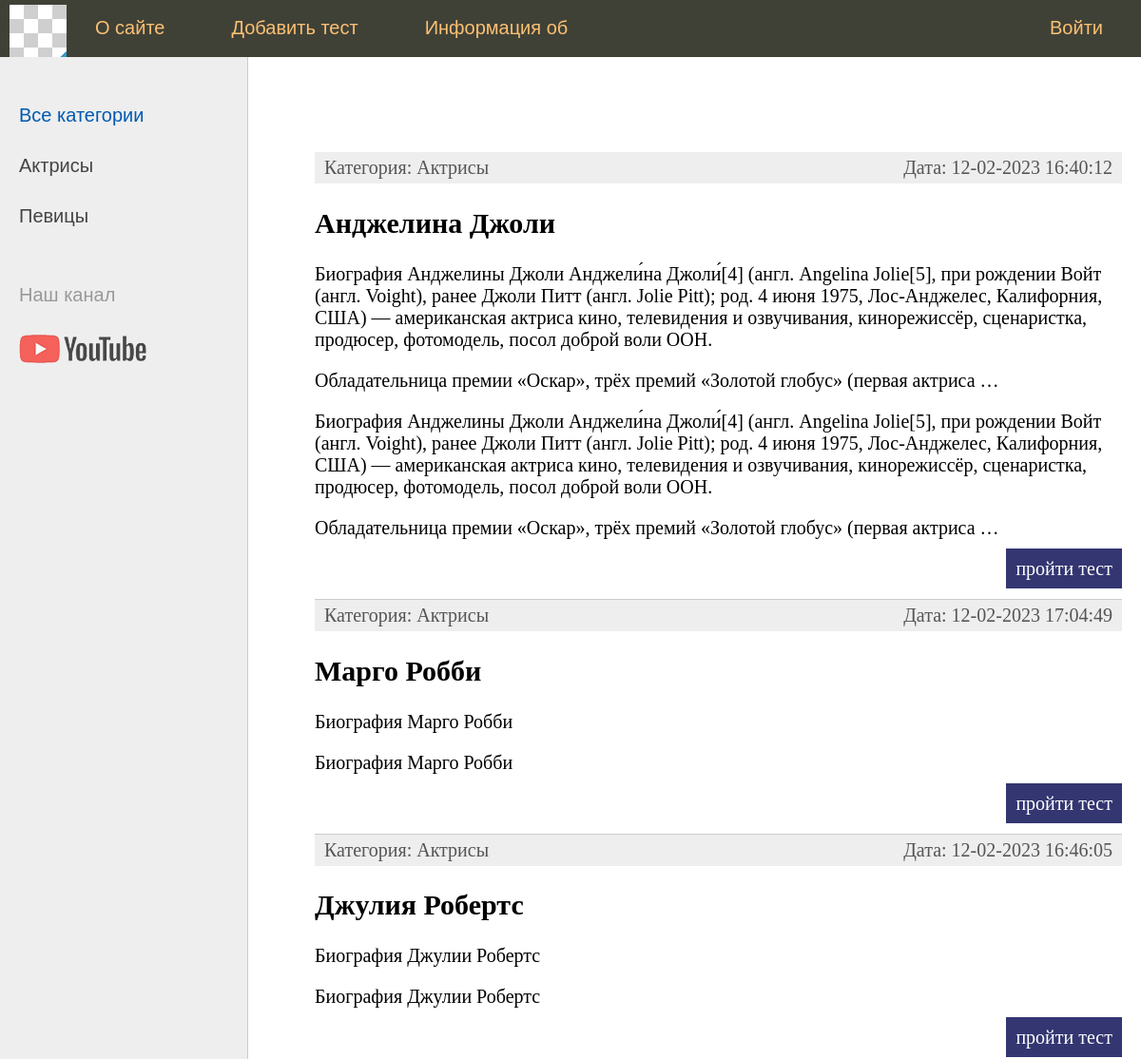
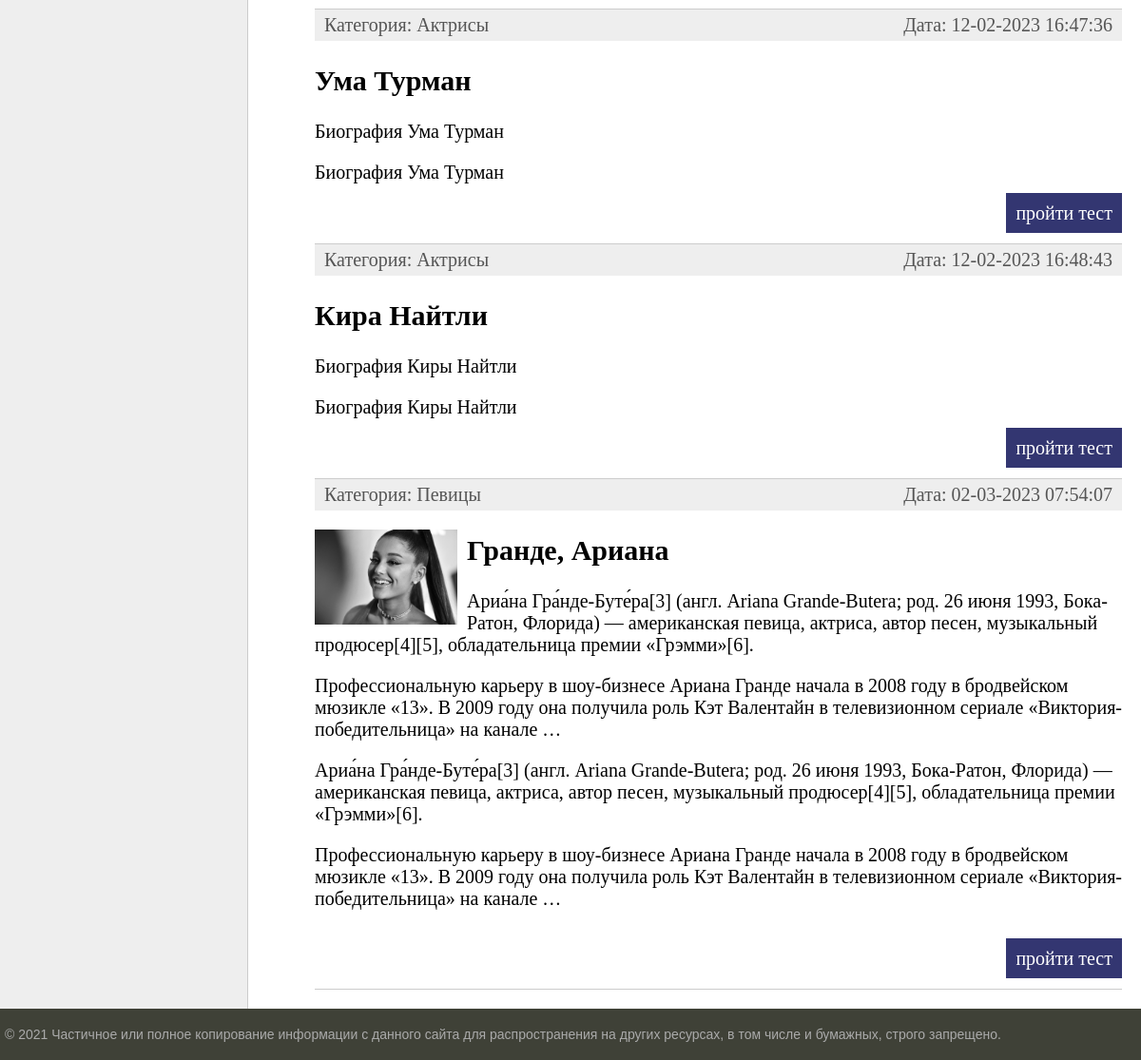
The page / on the database its author committed (2 pictures, top to bottom).
### women/models.py (models this page shows, shortened)
class Category(models.Model):
    name = models.CharField(max_length=100, db_index=True, verbose_name="Категория")
    def __str__(self):
        return self.name
    def get_absolute_url(self):
        return reverse('category', kwargs={'cat_id': self.pk})
    class Meta:
        verbose_name = 'Категория'
        verbose_name_plural = 'Категории'
        ordering = ['id']

class Women(models.Model):
    objects = None
    title = models.CharField(max_length=255, verbose_name="Заголовок")
    content = models.TextField(blank=True, verbose_name="Текст статьи")
    photo = models.ImageField(upload_to="photos/%Y/%m/%d/", verbose_name="Фото")
    time_create = models.DateTimeField(auto_now_add=True, verbose_name="Время создания")
    time_update = models.DateTimeField(auto_now=True, verbose_name="Время изменения")
    is_published = models.BooleanField(default=True, verbose_name="Публикация")
    cat = models.ForeignKey('Category', on_delete=models.PROTECT, null=True, verbose_name="Категории")
    def get_absolute_url(self):
        return reverse('post', kwargs={'post_id': self.pk})
    class Meta:
        verbose_name = 'Известные женщины'
        verbose_name_plural = 'Известные женщины'
        ordering = ['time_create', 'title']

### women/views.py (the view)
# urls.py: path('', index, name='home'),
def index(request):
    posts = Women.objects.all()
    cats = Category.objects.all()
    context = {
        'posts': posts,
        'cats': cats,
        'menu': menu,
        'title': 'Главная страница',
        'cat_selected': 0,
    }
    return render(request, 'women/index.html', context=context)

### women/templates/women/index.html (shortened to what this page needs)
{% extends 'women/base.html' %}
{% block content %}
<ul class="list-articles">
	{% for p in posts %}
			<li><div class="article-panel">
         <p class="first">Категория: {{p.cat}}</p>
         <p class="last">Дата: {{p.time_update|date:"d-m-Y H:i:s"}}</p>
</div>
{% if p.photo %}
         <p><img class="img-article-left thumb" src="{{p.photo.url}}"></p>
{% endif %}
				<h2>{{p.title}}</h2>
				{% autoescape on %}
				{{p.content|linebreaks|truncatewords:50}}
				{% endautoescape %}
			<p>{{p.content|linebreaks|truncatewords:50}}</p>
			<p class="link-read-post"><a href="{{ p.get_absolute_url }}">пройти тест</a></p>
			</li>
	{% endfor %}
</ul>
{% endblock %}

### women/templates/women/base.html (shortened to what this page needs)
{% load static %}
<!DOCTYPE html>
<html>
<head>
	<link type="text/css" href="{% static 'women/css/styles.css' %}" rel="stylesheet" />
</head>
<body>
<table class="table-page" border=0 cellpadding="0" cellspacing="0">
<tr><td valign=top>
{% block mainmenu %}
		<div class="header">
			<ul id="mainmenu" class="mainmenu">
			<li class="logo"><a href="{% url 'home' %}"><div class="logo"></div></a></li>
{% for m in menu %}
	{% if not forloop.last %}
			<li><a href="{% url m.url_name %}">{{m.title}}</a></li>
	{% else %}
			<li class="last"><a href="{% url m.url_name %}">{{m.title}}</a></li>
	{% endif %}
{% endfor %}
			</ul>
		</div>
{% endblock mainmenu %}
<table class="table-content" border=0 cellpadding="0" cellspacing="0">
<tr>
	<td valign="top" class="left-chapters">
	<ul id="leftchapters">
		{% if cat_selected == 0 %}
                   <li class="selected">Все категории</li>
{% else %}
                   <li><a href="{% url 'home' %}">Все категории</a></li>
{% endif %}
{% for c in cats %}
         {% if c.pk == cat_selected %}
                   <li class="selected">{{c.name}}</li>
         {% else %}
                   <li><a href="{{ c.get_absolute_url }}">{{c.name}}</a></li>
         {% endif %}
{% endfor %}
		<li class="share">
		<p>Наш канал</p>
		<a class="share-yt" href="https://www.youtube.com/channel/UClJzWfGWuGJL2t-3dYKcHTA/playlists" target="_blank" rel="nofollow"></a>
		</li>
	</ul>
</td>
<td valign="top" class="content">
	<div class="content-text">
{% block content %}
{% endblock %}
	</div>
</td></tr></table>
</td></tr>
<tr><td valign=top>
	<div id="footer">
		<p>&copy; 2021 Частичное или полное копирование информации с данного сайта для распространения на других ресурсах, в том числе и бумажных, строго запрещено.</p>
	</div>
</td></tr></table>
</body>
</html>

### women/static/women/css/styles.css (style rules this page uses)
html, body { font-family: 'Arial'; margin: 0; padding: 0; height: 100%; width: 100%; color: #444; }
a { color: #0059b2; text-decoration: none; }
img { max-width: 600px; height: auto; }
img.img-article-left { max-width: 300px; height: auto; float: left; padding: 0 10px 10px 0; }
img.img-article-left.thumb { max-width: 150px; height: auto; }
p.link-read-post { text-align: right; }
p.link-read-post a { padding: 10px; min-width: 100px; background: #333671; color: #fff; text-decoration: none; }
div.article-panel { background: #eee; padding: 5px 10px 5px 10px; box-sizing: border-box; overflow: hidden; color: #555; }
div.article-panel p.first { margin: 0; float: left; }
div.article-panel p.last { margin: 0; float: right; }
ul.list-articles { list-style: none; margin: 0; padding: 0; }
ul.list-articles li { border-bottom: 1px solid #ccc; }
.table-page { width: 100%; height: 100%; vertical-align: top; }
.table-page tr { height: 100%; }
.header { background: #3F4137; height: 60px; }
.logo { background: url('../images/logo.png') no-repeat 10px 5px; width: 70px; height: 60px; }
ul.mainmenu { list-style: none; margin: 0; padding: 0; height: 60px; color: #fdc073; font-size: 20px; overflow: hidden; }
ul.mainmenu li { float: left; margin: 18px 40px 0 30px; }
ul.mainmenu li.logo { margin: 0; }
ul.mainmenu li.last { float: right; }
ul.mainmenu li a { color: #fdc073; text-decoration: none; }
.table-content { width: 100%; min-height: 100%; height: 100%; }
.left-chapters { margin: 0; background: #eee; border-right: 1px solid #ccc; min-height: 100%; }
.left-chapters ul { width: 230px; min-height: 100%; margin: 0; padding: 20px 10px 10px 20px; list-style: none; font-size: 20px; }
.left-chapters ul li { margin: 30px 0 0 0; color: #999; }
.left-chapters ul li.selected { color: #0059b2; }
.left-chapters ul li a { color: #444; text-decoration: none; }
.left-chapters ul li.share { margin: 60px 0 0 0; }
.left-chapters ul li.share p { margin: 30px 0 30px 0; }
.left-chapters ul li.share a { display: inline-block; width: 40px; height: 40px; margin: 0 20px 0 0; }
.left-chapters ul li.share a.share-yt { width: 100%; height: 30px; background: url('../images/share_yt.png') no-repeat 0 0 }
.content { padding: 40px 20px 20px 40px; width: 100%; box-sizing: border-box; }
.content-text { margin: 60px 0 0 30px; color: #000; font-size: 20px; font-family: Yandex Sans Display Light; }
#footer { box-sizing: border-box; background: #3F4137; padding: 5px; color: #aaa; font-size: 14px; font-family: Verdana, Geneva, Arial, Helvetica; text-align: left; overflow: hidden; }

### rows shown on the page
Category: name "Актрисы"
Category: name "Певицы"
Women: cat "Актрисы", time_update "12-02-2023 16:40:12", title "Анджелина Джоли", content "Биография Анджелины Джоли Анджели́на Джоли́[4] (англ. Angelina Jolie[5], при рождении Войт (англ. Voight), ранее Джоли Питт (англ. Jolie Pitt); род. 4 июня 1975, Лос-Анджелес, Калифорния, США) — американская актриса кино, телевидения и озвучивания, кинорежиссёр, сценаристка, продюсер, фотомодель, посол доброй воли ООН. Обладательница премии «Оскар», трёх премий «Золотой глобус» (первая актриса …"
Women: cat "Актрисы", time_update "12-02-2023 17:04:49", title "Марго Робби", content "Биография Марго Робби"
Women: cat "Актрисы", time_update "12-02-2023 16:46:05", title "Джулия Робертс", content "Биография Джулии Робертс"
Women: cat "Актрисы", time_update "12-02-2023 16:47:36", title "Ума Турман", content "Биография Ума Турман"
Women: cat "Актрисы", time_update "12-02-2023 16:48:43", title "Кира Найтли", content "Биография Киры Найтли"
Women: cat "Певицы", time_update "02-03-2023 07:54:07", photo (picture), title "Гранде, Ариана", content "Ариа́на Гра́нде-Буте́ра[3] (англ. Ariana Grande-Butera; род. 26 июня 1993, Бока-Ратон, Флорида) — американская певица, актриса, автор песен, музыкальный продюсер[4][5], обладательница премии «Грэмми»[6]. Профессиональную карьеру в шоу-бизнесе Ариана Гранде начала в 2008 году в бродвейском мюзикле «13». В 2009 году она получила роль Кэт Валентайн в телевизионном сериале «Виктория-победительница» на канале …"

### other values the page prints
{{ m.title }} "О сайте" "Добавить тест" "Информация об"
{{ m.title }} "Войти"
